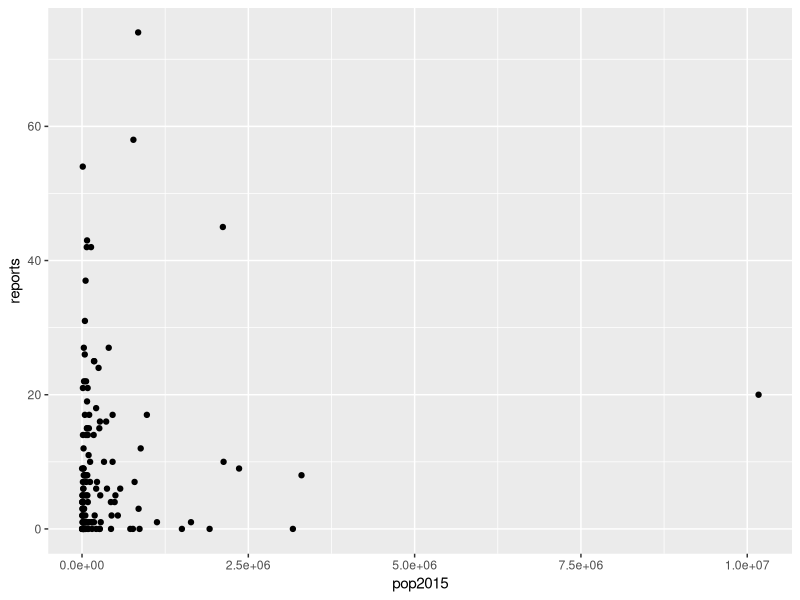
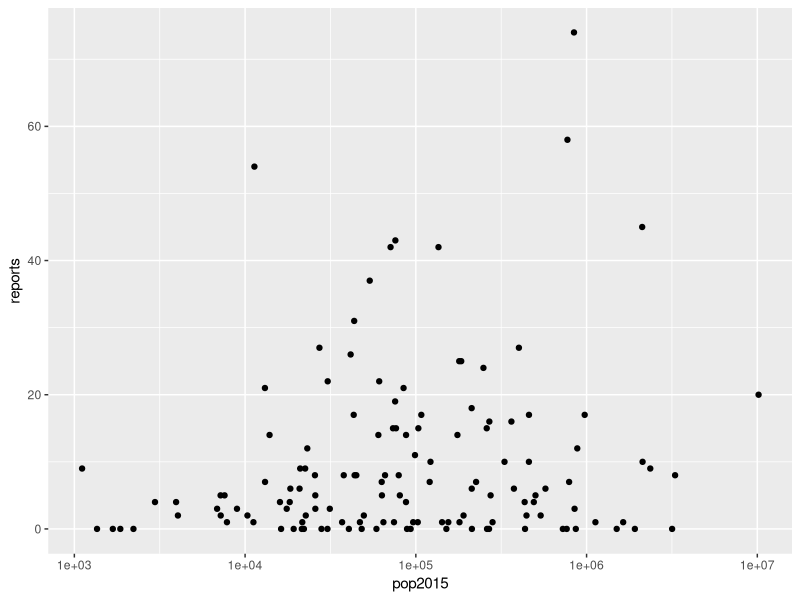
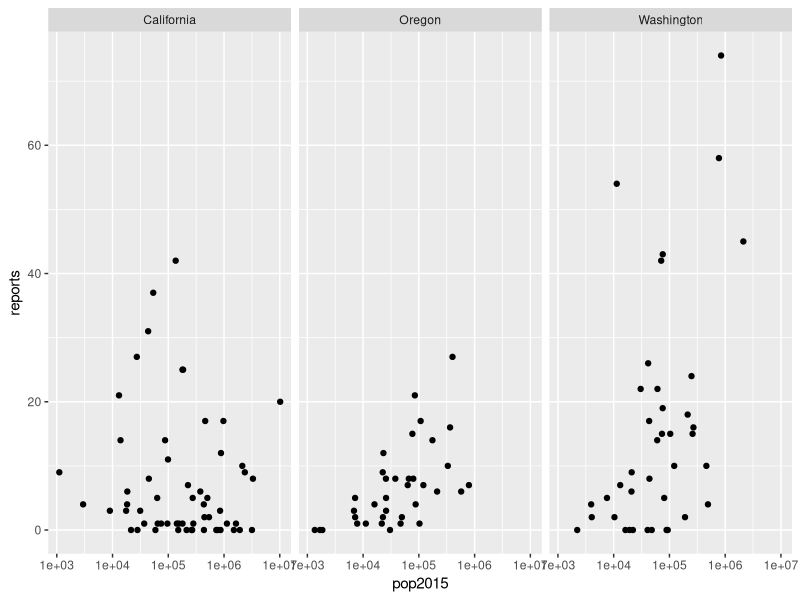
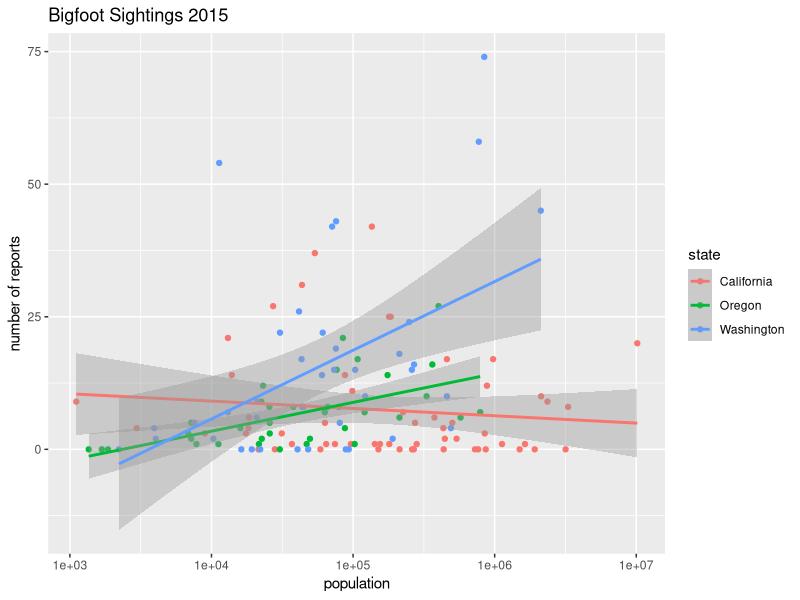
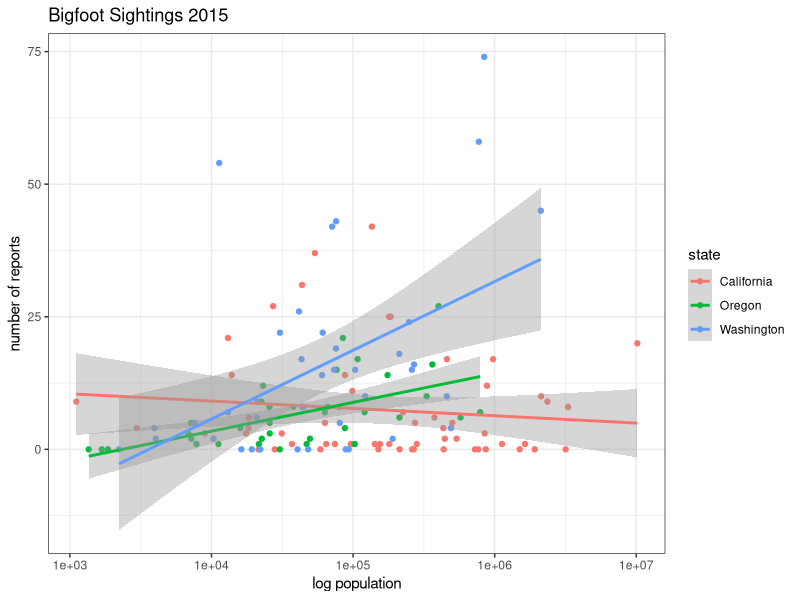
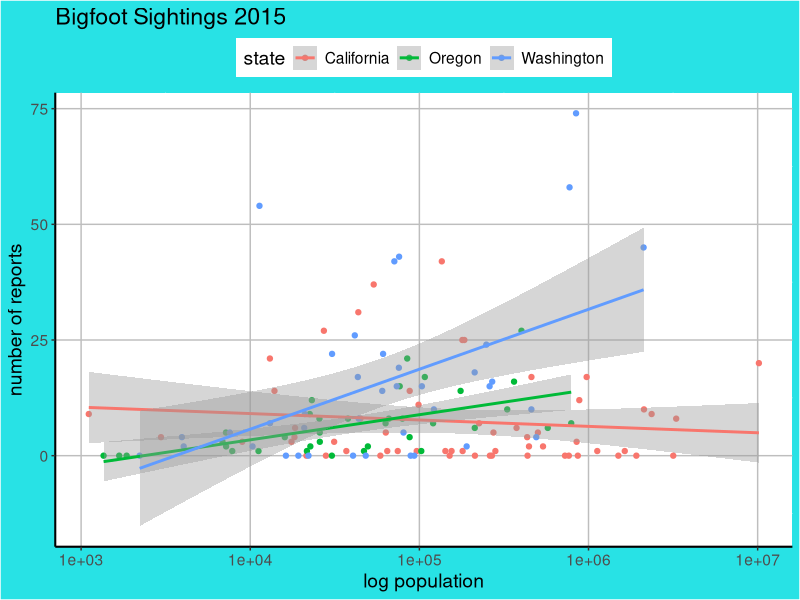
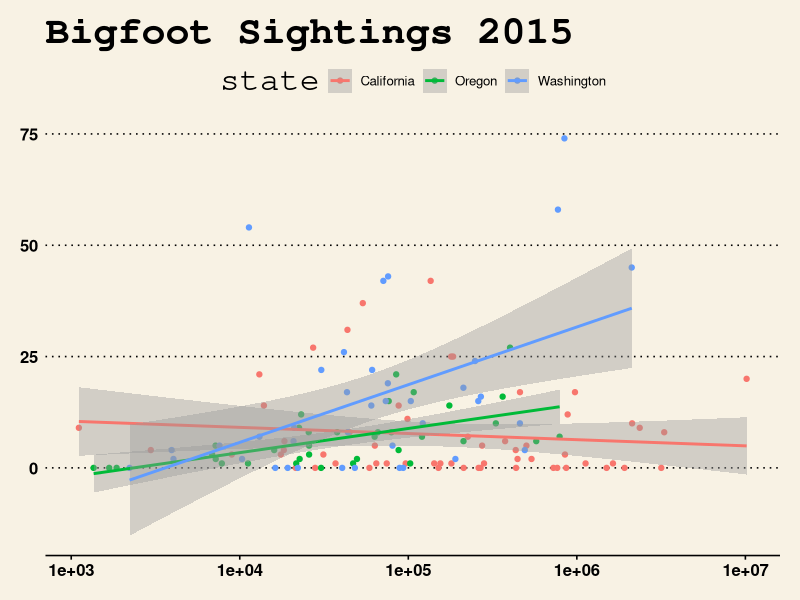
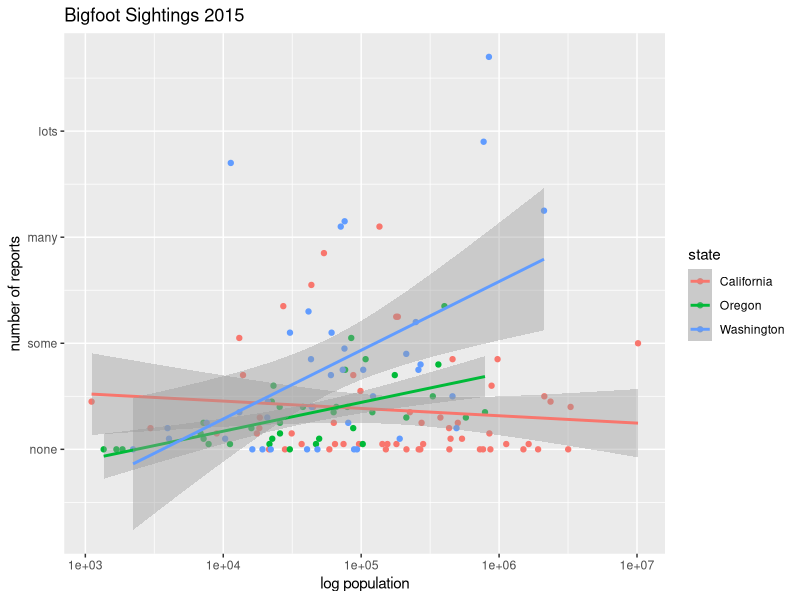

Reproduce these figures in R, in order.
#Plotting data on bigfoot sightings using ggplot2
# Presentation to the Bay-Delta R users Group
# August 29th, 2016
# Rosemary Hartman (Rosemary.Hartman@wildlife.ca.gov)

# Load the ggplot2 package
library(ggplot2)

#Import the data. This is the same csv Vanessa used for her intro to plotting presentation
bf.hab <- read.csv("bigfoot_habitat.csv")

# Basic Scatterplot
p1 = ggplot(bf.hab, aes(y=reports, x=pop2015))

p1 + geom_point() 

#Put population on a log scale
p1 + geom_point() +scale_x_log10()

# plot each state seperately
p1+geom_point() + facet_grid(.~state) + scale_x_log10()

# add trend lines
p1 + geom_point(aes(color = state)) +  
  geom_smooth(aes(color = state), method=lm) + scale_x_log10() +
  # Also make more informative lables
  labs(title = "Bigfoot Sightings 2015", y = "number of reports", x= "population")

## That's starting to get too long, let's clean it up

p1.1 = p1 + geom_point(aes(color = state)) + scale_x_log10() +
  geom_smooth(aes(color = state), method=lm) +
  labs(title = "Bigfoot Sightings 2015", y = "number of reports", x= "log population")

# Now we can add on to this graph quickly and easily
# change the theme
p1.1 + theme_bw()

# build your own theme

mytheme = theme(panel.background = element_rect(fill = "white"), # specify graph background color
                plot.background = element_rect(fill = 21), # figure background color
                panel.grid.major = element_line(size = 0.5, color = "grey"), # gridlines
                axis.line = element_line(size = 0.7, color = "black"), # axis lines
                legend.position = "top", text = element_text(size = 14)) # move the legend

# Now put it on your graph
p1.1 + mytheme 

# More pre-built themes using the ggthemes package
library(ggthemes)

# wall-street journal theme
p1.1 + theme_wsj()


# modify the scales:
p1.1 + scale_y_continuous(breaks = c(0,20, 40, 60), labels = c("none", "some", "many", "lots"))

# add annotation

p1.1 + annotate("text", x= 20, y = 10000, label = "I love R", color = "red", size = 10)

# Add another line:
p1.1 + geom_abline(intercept = -30, slope = 10, lty = 2)

# You can use geom_abline to add the results form a linear model (instead of geom_smooth)
lm1 = lm(bf.hab$reports ~ bf.hab$pop2015)
lm1$coefficients

p1.1 + geom_abline(intercept = lm1$coefficients[1], slope = lm1$coefficients[2])


# But what other types of plots can I make?

# boxplot

p2 = ggplot(bf.hab, aes(x=state, y= reports))

p2 + geom_boxplot()

# and change how it looks again...
p2 + geom_boxplot() + theme_wsj()

# violin plot
p2 + geom_violin()


# bar chart

# the automatic way to do a bar chart gives you counts
# so you have to specify a different statistic
p2 + geom_bar(stat = "identity") # this gives you total number of sitings

# you can use stat_summary to give you an average
p2 + stat_summary(fun.y = mean, geom="bar")

# and everyone likes error bars

# formula for standard errors:
stderr <- function(x) {
  sqrt(var(x[!is.na(x)]) / length(x[!is.na(x)]))
}
my.stderr <- function(x) {
  meany <- mean(x)
  ymin  <- mean(x) - stderr(x)
  ymax  <- mean(x) + stderr(x)
  # assemble the named output
  out <- c(y = meany, ymin = ymin, ymax = ymax)
  return(out)
}
  
p2 + stat_summary(fun.y = mean, geom="bar") + stat_summary(fun.data = "my.stderr", geom = "errorbar", width = 0.5)
         
# Stacked bar chart
p4 = ggplot(bf.hab, aes(x= state, y= reports, fill = county))

p4 + geom_bar(stat="identity") + scale_fill_discrete(guide = FALSE)

#The colors stack automatically, you can change them with "position"

# make them side by side:
p4 + geom_bar(stat="identity", position = "dodge") + scale_fill_discrete(guide = FALSE)

# percentage out of 100%
p4 + geom_bar(stat="identity", position = "fill") + scale_fill_discrete(guide = FALSE)





# Pie charts are similar to stacked bar charts, you just turn them into a circle!
p3 = ggplot(bf.hab, aes(x= 1, y= reports, fill = state))

p3 + stat_summary(fun.y = mean, geom="bar")

p3.1 = p3 + stat_summary(fun.y = mean, geom="bar", position = "fill")+ 
  coord_polar(theta = "y") 
p3.1

# You do have to fix the axes so they say what you want
p3.2 =p3.1 + scale_x_discrete(labels = NULL, name = NULL) +
  # and maybe add some annotation
  annotate('text', x=c(1,1,1), y = c(.12, .32, .75), label = c("I love California", "Oregon is cool too", "Too close to \n Canada")) +
  mytheme
p3.2
# Now we want to export this for our most prestegious publication

pdf(file = "bigfoot.pdf", width= 8, height = 8)
p3.2 #print our plot
dev.off() #stop making pdfs

# A different journal might want a png 

png(filename = "bigfoot.png", width = 400, height = 400, units = "px")
p3.2
dev.off()
